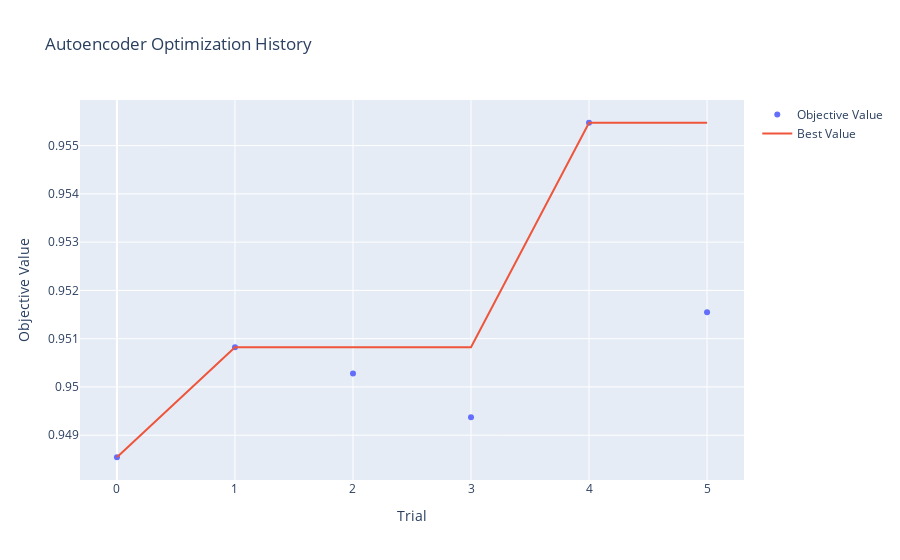
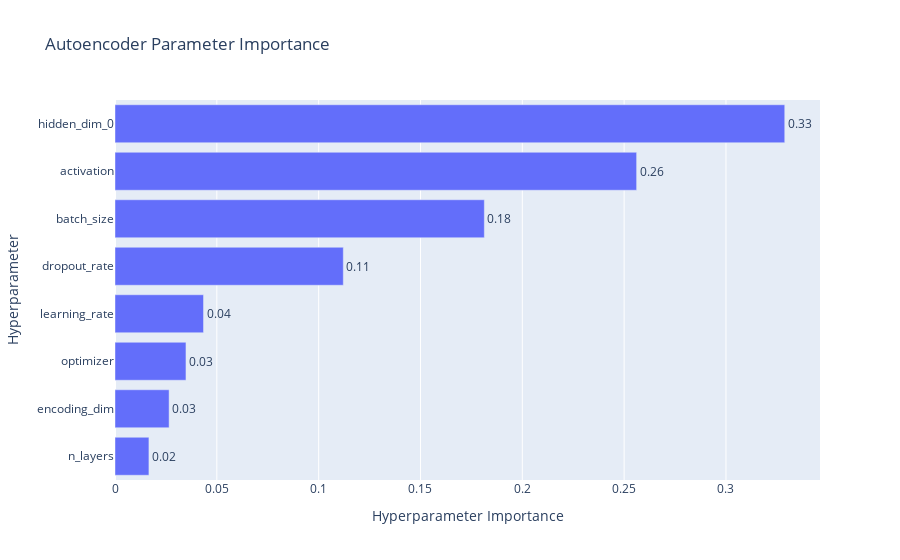

The notebook cell saved with these charts, in order:
### Markdown cell above
## 10. Visualization of Optimization Results

### Code cell
# Optimization history for Autoencoder
fig_ae = plot_optimization_history(study_ae)
fig_ae.update_layout(title="Autoencoder Optimization History")
fig_ae.show()

# Parameter importance for Autoencoder
try:
    fig_importance = plot_param_importances(study_ae)
    fig_importance.update_layout(title="Autoencoder Parameter Importance")
    fig_importance.show()
except:
    print("Could not plot parameter importance (may need more trials)")

### Figure 1 — Plotly figure (JSON) as saved in the notebook; plotly's stock layout.template omitted (floating-point values rounded to 4 significant figures)
{"data": [{"mode": "markers", "name": "Objective Value", "type": "scatter", "x": [0, 1, 2, 3, 4, 5], "y": [0.9485, 0.9508, 0.9503, 0.9494, 0.9555, 0.9515]}, {"mode": "lines", "name": "Best Value", "type": "scatter", "x": [0, 1, 2, 3, 4, 5], "y": [0.9485, 0.9508, 0.9508, 0.9508, 0.9555, 0.9555]}, {"marker": {"color": "#cccccc"}, "mode": "markers", "name": "Infeasible Trial", "showlegend": false, "type": "scatter", "x": [], "y": []}], "layout": {"title": {"text": "Autoencoder Optimization History"}, "xaxis": {"title": {"text": "Trial"}}, "yaxis": {"title": {"text": "Objective Value"}}}}

### Figure 2 — Plotly figure (JSON) as saved in the notebook; plotly's stock layout.template omitted (floating-point values rounded to 4 significant figures)
{"data": [{"cliponaxis": false, "hovertemplate": ["n_layers (IntDistribution): 0.01666179388430189<extra></extra>", "encoding_dim (IntDistribution): 0.026570888736769948<extra></extra>", "optimizer (CategoricalDistribution): 0.03484611956964246<extra></extra>", "learning_rate (FloatDistribution): 0.043464059283715495<extra></extra>", "dropout_rate (FloatDistribution): 0.1121054702906844<extra></extra>", "batch_size (CategoricalDistribution): 0.1813542297816081<extra></extra>", "activation (CategoricalDistribution): 0.2561327071340971<extra></extra>", "hidden_dim_0 (IntDistribution): 0.32886473131918065<extra></extra>"], "name": "Objective Value", "orientation": "h", "text": ["0.02", "0.03", "0.03", "0.04", "0.11", "0.18", "0.26", "0.33"], "textposition": "outside", "type": "bar", "x": [0.01666, 0.02657, 0.03485, 0.04346, 0.1121, 0.1814, 0.2561, 0.3289], "y": ["n_layers", "encoding_dim", "optimizer", "learning_rate", "dropout_rate", "batch_size", "activation", "hidden_dim_0"]}], "layout": {"title": {"text": "Autoencoder Parameter Importance"}, "xaxis": {"title": {"text": "Hyperparameter Importance"}}, "yaxis": {"title": {"text": "Hyperparameter"}}}}
